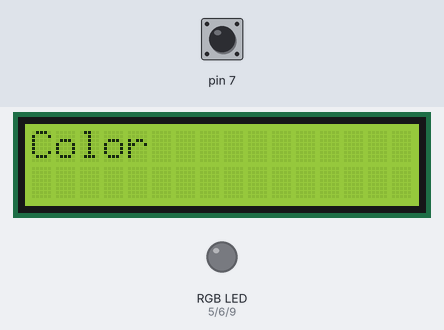
Bench run of a sketch on a simulated Arduino Uno, built with avr-gcc and run on an emulated ATmega328P. On the bench: 16×2 character LCD, an RGB LED mixed from three pins (HIGH = lit). The test bench sets the inputs (shaded band); at power-on: pin 7 HIGH.

Above: at 0.1 s.
3.3 s: pin 7 pulled LOW for 3.2 s
At 7.6 s:
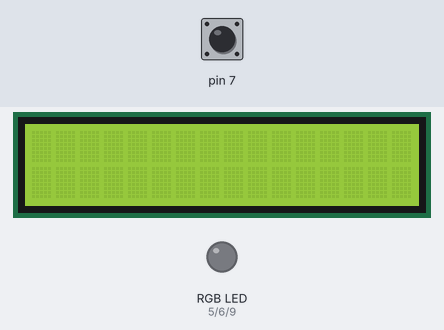
8.0 s: pin 7 pulled LOW for 0.15 s
At 10.2 s:
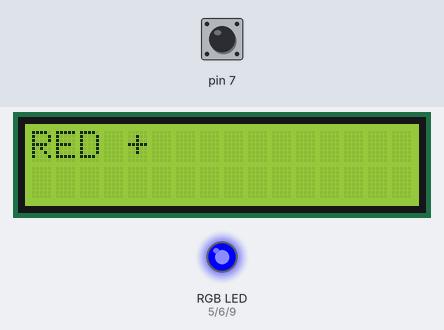
10.5 s: pin 7 pulled LOW for 1 s
At 12.1 s:
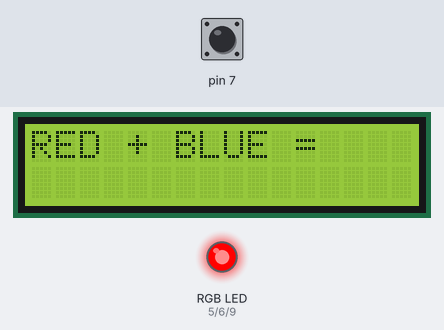
Timing chart, 0 to 13.6 s (numbered marks = the images above; inputs shaded):
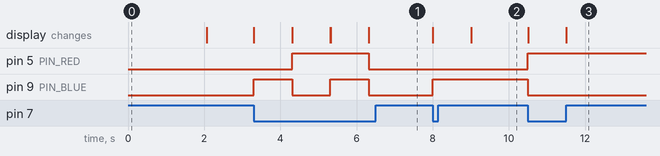

The sketch:

RGB_LED.ino
```cpp
#include <LiquidCrystal_I2C.h>
const int PIN_RED   = 5;
const int PIN_GREEN = 6;
const int PIN_BLUE  = 9;
LiquidCrystal_I2C lcd(0x27,2,1,0,4,5,6,7,3, POSITIVE);

void setup() {
  // put your setup code here, to run once:
  pinMode(PIN_RED,   OUTPUT);
  pinMode(PIN_GREEN, OUTPUT);
  pinMode(PIN_BLUE,  OUTPUT);
  pinMode(7,INPUT_PULLUP);

  lcd.begin(16,2);
  lcd.clear();
  lcd.print("Color");
  delay(2000);
  lcd.clear();

}

void setColor(int R, int G, int B) {
  analogWrite(PIN_RED,   R);
  analogWrite(PIN_GREEN, G);
  analogWrite(PIN_BLUE,  B);
}
int c = 0;
void loop() {
  if(digitalRead(7)== LOW){
    if(c == 0){
      setColor(0,0,255);
      lcd.setCursor(0,0);
      lcd.print("RED");
      delay(1000);
      lcd.print(" + ");
      c++;
    }else if(c == 1){
      setColor(255,0,0);
      lcd.print("BLUE");
      delay(1000);
      lcd.print(" = ");
      c++;
    }else if(c == 2){
      setColor(255,0,255);
      lcd.clear();
      lcd.print("PURPLE");
      delay(1000);
      c++;
    }else if(c == 3){
      analogWrite(PIN_RED,   LOW);
      analogWrite(PIN_GREEN, LOW);
      analogWrite(PIN_BLUE,  LOW);
      lcd.clear();
      delay(1000);
      c++;
    }else{
     c = 0;
    }

  }

}
```

Measured:
- after the input at 3.3 s, pin 5 (PIN_RED): LOW → HIGH after 1.0 s, → LOW 2.0 s later; pin 9 (PIN_BLUE): alternates HIGH for 1.0 s and LOW for 1.0 s, starting at once; the display: first changes at once (image 1 shows a later state)
- after the input at 8.0 s, pin 9 (PIN_BLUE): LOW → HIGH at once; the display: first changes at once (image 2 shows a later state)
- after the input at 10.5 s, pin 5 (PIN_RED): LOW → HIGH at once; pin 9 (PIN_BLUE): HIGH → LOW at once; the display: first changes at once (image 3 shows a later state)
